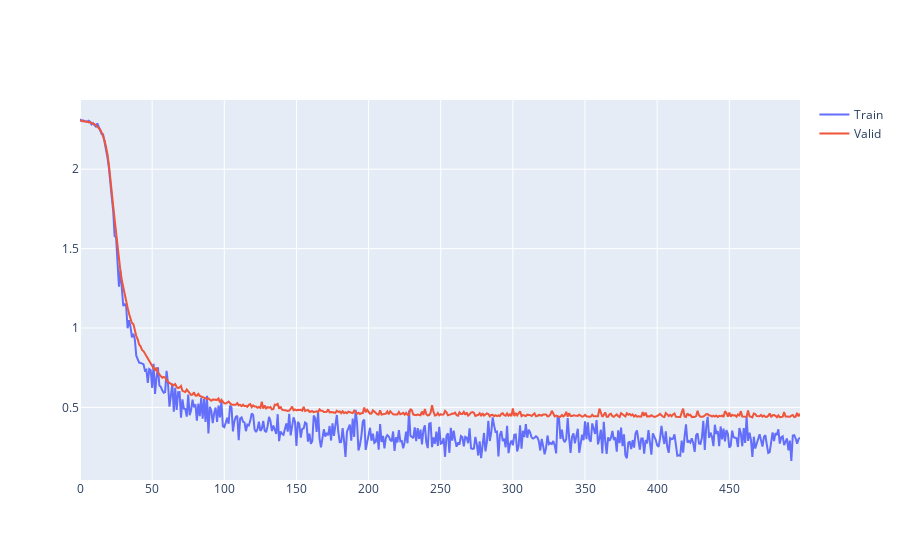

Here is the notebook cell this chart was saved with:
### Code cell
import plotly.graph_objects as go


fig = go.Figure()
fig.add_trace(go.Scatter(x= np.arange(len(loss_train)), y= loss_train, name= 'Train'))
fig.add_trace(go.Scatter(x= np.arange(len(loss_valid)), y= loss_valid, name= 'Valid'))
fig.show()

### Figure 1 — Plotly figure (JSON) as saved in the notebook; plotly's stock layout.template omitted (floating-point values rounded to 4 significant figures; data arrays with more than 128 entries replaced by an {"elided": "..."} marker saying what was removed)
{"data": [{"name": "Train", "type": "scatter", "x": {"elided": "500 int values"}, "y": {"elided": "500 float values"}}, {"name": "Valid", "type": "scatter", "x": {"elided": "500 int values"}, "y": {"elided": "500 float values"}}], "layout": {}}
